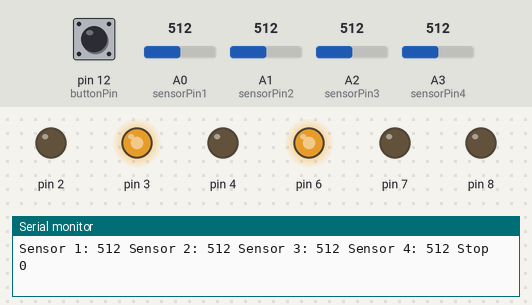
Recording of a sketch running on a simulated Arduino Uno, built with avr-gcc and run on an emulated ATmega328P. Parts: output pins drawn as LEDs (lit = HIGH), the last lines printed to the serial monitor. The test bench sets the inputs (shaded band); at power-on: pin 12 (buttonPin) LOW, A0 (sensorPin1) = 512, A1 (sensorPin2) = 512, A2 (sensorPin3) = 512, A3 (sensorPin4) = 512.

Above: at 1.2 s.
1.3 s: pin 12 (buttonPin) pulled HIGH for 3.2 s
7.5 s: A0 (sensorPin1) set to 90
10.5 s: A1 (sensorPin2) set to 90
13.5 s: pin 12 (buttonPin) pulsed HIGH 2 times (0.12 s each, 0.3 s apart)
17.1 s: A2 (sensorPin3) set to 90
20.1 s: pin 12 (buttonPin) pulled HIGH for 0.15 s
At 20.9 s:
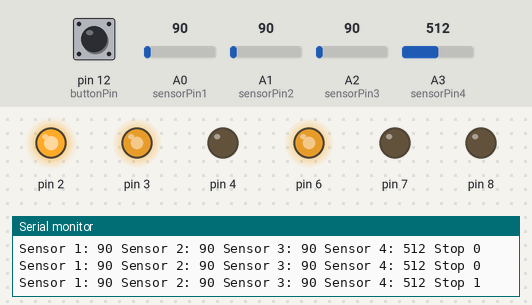
Timing chart, 0 to 23.1 s (numbered marks = the images above; inputs shaded):
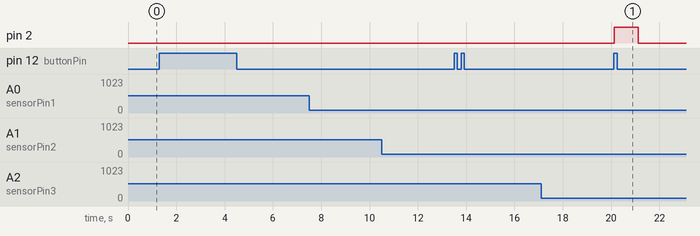

The sketch:

Succulent_Planter_Final.ino
```cpp
//Created by Nino Panes w/ the help of Michael Shiloh. Modified blink Code to turn on Motors


int sensorPin1 = A0;    // select the input pin for the potentiometer
int sensorPin2 = A1;    // select the input pin for the potentiometer
int sensorPin3 = A2;    // select the input pin for the potentiometer
int sensorPin4 = A3;    // select the input pin for the potentiometer
int sensorValue1 = 0;  // variable to store the value coming from the sensor
int sensorValue2 = 0;  // variable to store the value coming from the sensor
int sensorValue3 = 0;  // variable to store the value coming from the sensor
int sensorValue4 = 0;  // variable to store the value coming from the sensor

const int buttonPin = 12;     // the number of the pushbutton pin

int buttonState = 0;          //Start out at zero


void setup() {

  pinMode(2, OUTPUT);
  pinMode(3, OUTPUT);
  pinMode(4, OUTPUT );

  pinMode(6, OUTPUT);
  pinMode(7, OUTPUT);
  pinMode(8, OUTPUT );

  analogWrite(3, 200);
  analogWrite(6, 200);

  Serial.begin(9600); // initialize Serial

  pinMode(buttonPin, INPUT);

}

// the loop function runs over and over again forever
void loop() {

  //Reading sensor value for Light Sensor
  sensorValue1 = analogRead(sensorPin1); // update sensorValue1
  sensorValue2 = analogRead(sensorPin2); // update sensorValue2
  sensorValue3 = analogRead(sensorPin3); // update sensorValue1
  sensorValue4 = analogRead(sensorPin4); // update sensorValue2

  buttonState = digitalRead(buttonPin);

  printSensorValues();


  if (buttonState == HIGH) {  // Allows functions below to only work when trigger isn't connected
    // Top left ldr
    if ((sensorValue1 >= 100) && (sensorValue1 > sensorValue3) && (sensorValue1 > sensorValue4)) {
      left();
      delay (1000);
    }
    // Top right ldr
    else if ((sensorValue2 >= 100) && (sensorValue2 > sensorValue3) && (sensorValue2 > sensorValue4)) {
      right();
      delay (1000);

    }
    // Bottom left ldr
    else if ((sensorValue3 >= 100) && (sensorValue3 > sensorValue2) && (sensorValue3 > sensorValue4)) {
      backLeft();
      delay (1000);
    }
    // Bottom right ldr
    else if ((sensorValue4 >= 100) && (sensorValue4 > sensorValue2) && (sensorValue4 > sensorValue3)) {
      backRight();
      delay (1000);

    } else if ( sensorValue1 && sensorValue2 > sensorValue3 && sensorValue4 ) {
      forward();
      delay (1000);

    } else {
      pause();
      delay(1000);
    }
  } else {
    pause();
    delay(100);
  }

}


void printSensorValues() {

  // print "Sensor 1:(sensorValue1)"
  Serial.print("Sensor 1: ");
  Serial.print(sensorValue1);

  // print "Sensor 2:(sensorValue2)"
  Serial.print(" Sensor 2: ");
  Serial.print(sensorValue2);

  // print "Sensor 3:(sensorValue3)"
  Serial.print(" Sensor 3: ");
  Serial.print(sensorValue3);

  // print "Sensor 2:(sensorValue2)"
  Serial.print(" Sensor 4: ");
  Serial.print(sensorValue4);

  // print "Sensor 2:(sensorValue2)"
  Serial.print(" Stop ");
  Serial.print(buttonState);

  // print space to start new line on serial monitor
  Serial.println();

}


void forward() {         //Create function forward
  digitalWrite(2, LOW);
  digitalWrite(4, HIGH);

  digitalWrite(7, LOW);
  digitalWrite(8, HIGH);
}


void left() {         //Create function forward
  digitalWrite(2, LOW);
  digitalWrite(4, LOW);

  digitalWrite(7, LOW);
  digitalWrite(8, HIGH);

}

void right() {         //Create function right
  digitalWrite(2, LOW);
  digitalWrite(4, HIGH);

  digitalWrite(7, LOW);
  digitalWrite(8, LOW);
}

void backRight() {         //Create function back right
  digitalWrite(2, HIGH);
  digitalWrite(4, LOW);

  digitalWrite(7, LOW);
  digitalWrite(8, LOW);
}


void backLeft() {         //Create function back left
  digitalWrite(2, LOW);
  digitalWrite(4, LOW);

  digitalWrite(7, HIGH);
  digitalWrite(8, LOW);
}

void pause() {         //Create function pause
  digitalWrite(2, LOW);
  digitalWrite(4, LOW);

  digitalWrite(7, LOW);
  digitalWrite(8, LOW);
}
```

Measured:
- after the input at 20.1 s, pin 2: LOW → HIGH at once, → LOW 1.0 s later
